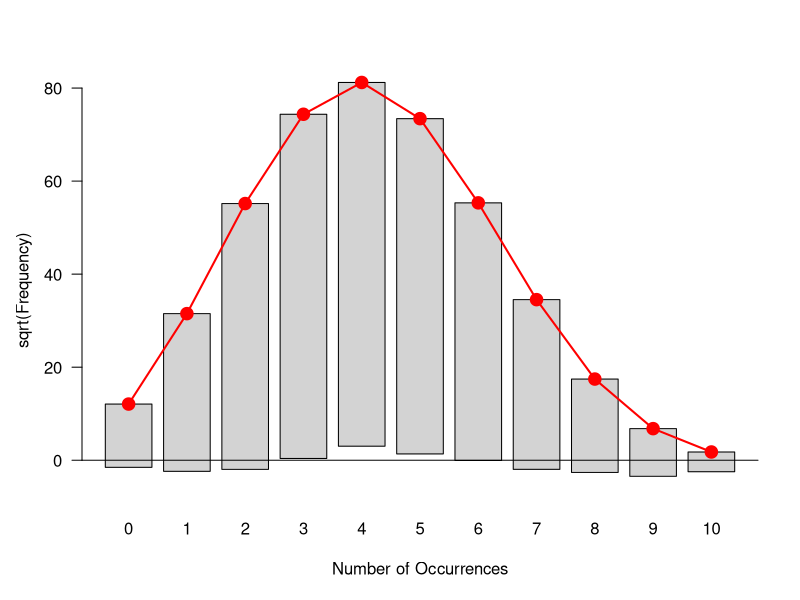

Recreate this plot in R.
library(vcd)


### Name: WeldonDice
### Title: Weldon's Dice Data
### Aliases: WeldonDice
### Keywords: datasets

### ** Examples

data("WeldonDice")
gf <- goodfit(WeldonDice, type = "binomial")
summary(gf)
plot(gf)
